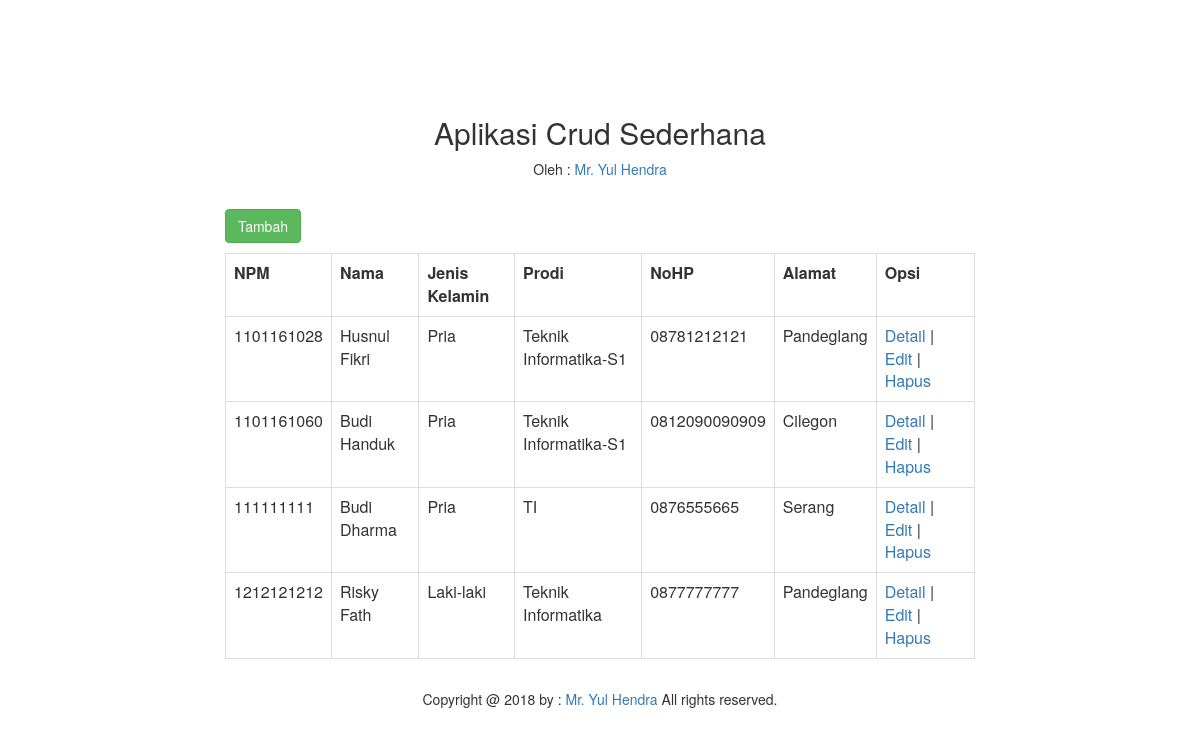
The page / on the database its author committed.
### tables this page shows
CREATE TABLE `mahasiswa` (
  `npm` varchar(12) NOT NULL,
  `nama` varchar(35) NOT NULL,
  `jk` varchar(15) NOT NULL,
  `prodi` varchar(30) NOT NULL,
  `nohp` varchar(15) NOT NULL,
  `alamat` text NOT NULL
);

### index.php (the view, shortened to what this page needs)
<html>
<head>
<link rel="stylesheet" href="style/bootstrap.min.css" />
</head>
<body>
<div class="container" style="margin-top:8%">
	<div class="row">
		<div class="col-md-8 col-md-offset-2">
			<p>
				<center>
					<h2>Aplikasi Crud Sederhana</h2>
					Oleh : <a href="#" target="_blank">Mr. Yul Hendra</a>
				</center>
			</p>
			<br>
			<p>
				<a class="btn btn-success" href="tambah.php">Tambah</a>
			</p>
			<table class="table table-bordered">
				<tr>
					<th>
						NPM
					</th>
					<th>
						Nama
					</th>
					<th>
						Jenis Kelamin
					</th>
					<th>
						Prodi
					</th>
					<th>
						NoHP
					</th>
					<th>
						Alamat
					</th>
					<th>
						Opsi
					</th>
				</tr>
					<?php
						include"koneksi.php";
						$data = mysqli_query ($koneksi, " SELECT
																npm,
																nama,
																jk,
																prodi,
																nohp,
																alamat
														  from
														  mahasiswa
														  order by npm ASC");
						while ($row = mysqli_fetch_array ($data))
						{
					?>
				<tr>
					<td>
						<?php echo $row['npm']; ?>
					</td>
					<td>
						<?php echo $row['nama']; ?>
					</td>
					<td>
						<?php echo $row['jk']; ?>
					</td>
					<td>
						<?php echo $row['prodi']; ?>
					</td>
					<td>
						<?php echo $row['nohp']; ?>
					</td>
					<td>
						<?php echo $row['alamat']; ?>
					</td>
					<td>
						<a href="detail.php?id=<?php echo $row['npm']; ?>">Detail</a> |
						<a href="edit.php?id=<?php echo $row['npm']; ?>">Edit</a> |
						<a href="hapus.php?id=<?php echo $row['npm']; ?>">Hapus</a>
					</td>
				</tr>
				<?php
					}
				?>
			</table>
		</div>
	</div>
	<p>
	<center>Copyright @ 2018 by : <a href="https://www.facebook.com.pendeta.mokong" target="_blank">Mr. Yul Hendra</a> All rights reserved.</center>
	</p>
</div>
</body>
</html>

### rows shown on the page
mahasiswa: npm "1101161028", nama "Husnul Fikri", jk "Pria", prodi "Teknik Informatika-S1", nohp "08781212121", alamat "Pandeglang"
mahasiswa: npm "1101161060", nama "Budi Handuk", jk "Pria", prodi "Teknik Informatika-S1", nohp "0812090090909", alamat "Cilegon"
mahasiswa: npm "111111111", nama "Budi Dharma", jk "Pria", prodi "TI", nohp "0876555665", alamat "Serang"
mahasiswa: npm "1212121212", nama "Risky Fath", jk "Laki-laki", prodi "Teknik Informatika", nohp "0877777777", alamat "Pandeglang"
